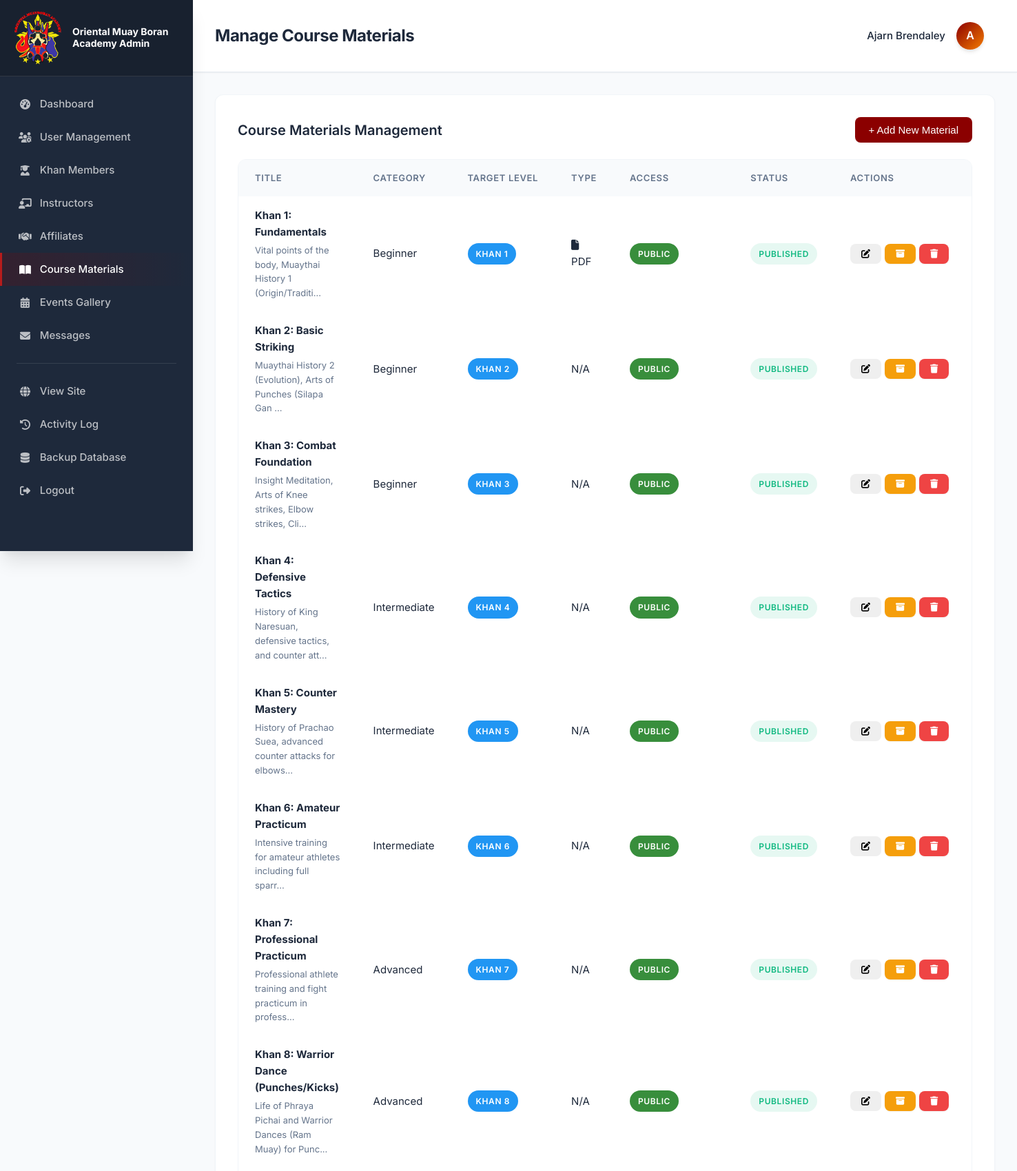
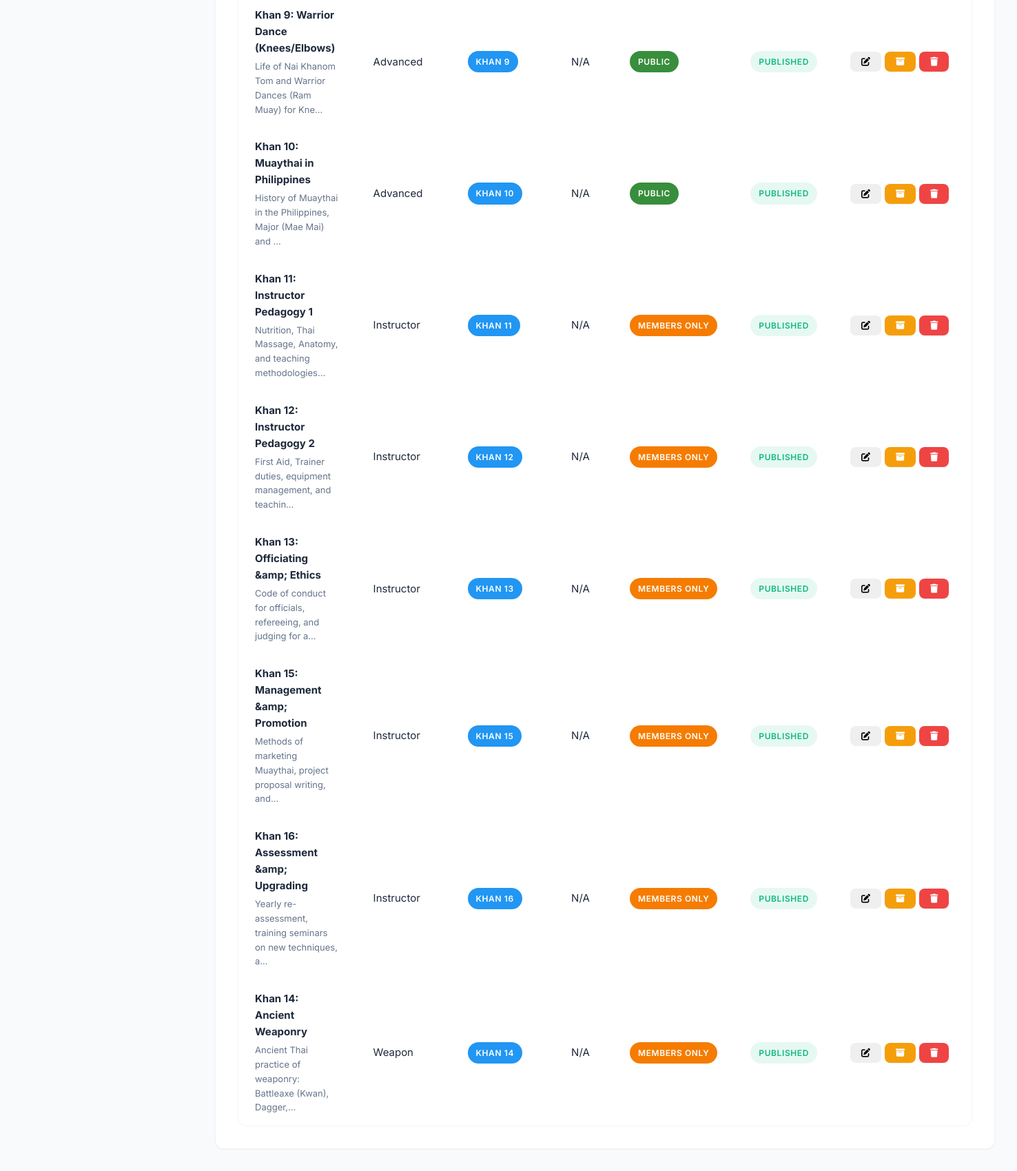
The page /admin/courses.php (signed in, upper part) on the database its author committed (2 pictures, top to bottom).
### tables this page shows
CREATE TABLE `course_materials` (
  `id` int(11) NOT NULL AUTO_INCREMENT,
  `title` varchar(255) NOT NULL,
  `description` text DEFAULT NULL,
  `category` enum('beginner','intermediate','advanced','instructor','weapon') NOT NULL,
  `khan_level_min` int(11) DEFAULT 1,
  `khan_level_max` int(11) DEFAULT 16,
  `file_path` varchar(500) DEFAULT NULL,
  `file_type` varchar(50) DEFAULT NULL,
  `video_url` varchar(500) DEFAULT NULL,
  `thumbnail_path` varchar(500) DEFAULT NULL,
  `duration_minutes` int(11) DEFAULT NULL,
  `display_order` int(11) DEFAULT 0,
  `is_public` tinyint(1) DEFAULT 0,
  `status` enum('draft','published','archived') DEFAULT 'published',
  `created_by` int(11) DEFAULT NULL,
  `created_at` timestamp NOT NULL DEFAULT current_timestamp(),
  `updated_at` timestamp NOT NULL DEFAULT current_timestamp() ON UPDATE current_timestamp(),
  PRIMARY KEY (`id`),
  KEY `created_by` (`created_by`),
  KEY `idx_category` (`category`),
  KEY `idx_khan_level` (`khan_level_min`,`khan_level_max`),
  KEY `idx_status` (`status`),
  CONSTRAINT `course_materials_ibfk_1` FOREIGN KEY (`created_by`) REFERENCES `users` (`id`) ON DELETE SET NULL
);

### admin/courses.php (the view, shortened to what this page needs)
<?php
$page_title = "Manage Course Materials";
$conn = getDbConnection();
$courses = $conn->query("SELECT * FROM course_materials ORDER BY category, display_order ASC");
include 'includes/admin_header.php';
?>
<div class="admin-section">
    <div class="section-header">
        <h2>Course Materials Management</h2>
        <button class="btn btn-primary" onclick="openModal()">+ Add New Material</button>
    </div>
    <div class="table-responsive">
        <table class="data-table">
            <thead>
                <tr>
                    <th>Title</th>
                    <th>Category</th>
                    <th>Target Level</th>
                    <th>Type</th>
                    <th>Access</th>
                    <th>Status</th>
                    <th width="200">Actions</th>
                </tr>
            </thead>
            <tbody>
                <?php while ($course = $courses->fetch_assoc()): ?>
                <tr style="<?php echo $course['status'] === 'archived' ? 'opacity:0.6; background:#f9f9f9;' : ''; ?>">
                    <td>
                        <strong><?php echo htmlspecialchars($course['title']); ?></strong><br>
                        <small><?php echo htmlspecialchars(substr($course['description'], 0, 60)); ?>...</small>
                    </td>
                    <td><?php echo ucfirst($course['category']); ?></td>
                    <td>
                        <?php if ($course['khan_level_min'] == $course['khan_level_max']): ?>
                            <span class="badge" style="background:#2196F3; color:white;">Khan <?php echo $course['khan_level_min']; ?></span>
                        <?php else: ?>
                            <span class="badge" style="background:#673AB7; color:white;">Khan <?php echo $course['khan_level_min']; ?> - <?php echo $course['khan_level_max']; ?></span>
                        <?php endif; ?>
                    </td>
                    <td>
                        <?php if (!empty($course['video_url'])): ?>
                            <i class="fas fa-video"></i> Link
                        <?php elseif (!empty($course['file_path'])): ?>
                            <i class="fas fa-file"></i> <?php echo strtoupper(pathinfo($course['file_path'], PATHINFO_EXTENSION)); ?>
                        <?php else: ?>
                            N/A
                        <?php endif; ?>
                    </td>
                    <td><span class="badge" style="background: <?php echo $course['is_public'] ? '#388e3c' : '#f57c00'; ?>; color: white;"><?php echo $course['is_public'] ? 'Public' : 'Members Only'; ?></span></td>
                    <td>
                        <span class="badge badge-<?php echo $course['status'] === 'published' ? 'active' : 'inactive'; ?>">
                            <?php echo ucfirst($course['status']); ?>
                        </span>
                    </td>
                    <td>
                        <div style="display: flex; gap: 5px;">
                            <button type="button" class="btn btn-sm btn-info"
                                    onclick='editCourse(<?php echo json_encode($course, JSON_HEX_APOS | JSON_HEX_QUOT); ?>)'>
                                <i class="fas fa-edit"></i>
                            </button>
                            <?php if($course['status'] !== 'archived'): ?>
                            <form method="POST" onsubmit="return confirm('Archive this course? It will be hidden from users.');">
                                <button type="submit" name="archive_course" class="btn btn-sm btn-warning" title="Archive">
                                    <i class="fas fa-archive"></i>
                                </button>
                            </form>
                            <?php endif; ?>
                            <form method="POST" onsubmit="return confirm('Permanently delete this course material?');">
                                <button type="submit" name="delete_course" class="btn btn-sm btn-danger" title="Delete">
                                    <i class="fas fa-trash"></i>
                                </button>
                            </form>
                        </div>
                    </td>
                </tr>
                <?php endwhile; ?>
            </tbody>
        </table>
    </div>
</div>
<?php include 'includes/admin_footer.php'; ?>

### admin/includes/admin_header.php (shortened to what this page needs)
<?php
$current_admin_page = basename($_SERVER['PHP_SELF'], '.php');
?>
<!DOCTYPE html>
<html lang="en">
<head>
    <link rel="stylesheet" href="https://cdnjs.cloudflare.com/ajax/libs/font-awesome/6.4.0/css/all.min.css">
    <link rel="stylesheet" href="<?php echo SITE_URL; ?>/admin/assets/css/admin_style.css">
</head>
<body class="admin-body">
    <div class="admin-wrapper">
        <aside class="admin-sidebar">
            <div class="sidebar-header" style="display: flex; align-items: center; padding: 15px;">
                <img src="../assets/images/oma.png" alt="OMA Logo"
                    style="width: 80px; height: auto; margin-right: 10px;">
                <span style="font-size: 14px; font-weight: bold; color: white; line-height: 1.2;">
                    Oriental Muay Boran Academy Admin
                </span>
            </div>
            <nav class="sidebar-nav">
                <a href="<?php echo SITE_URL; ?>/admin/index.php"
                    class="nav-item <?php echo $current_admin_page === 'index' ? 'active' : ''; ?>">
                    <i class="fas fa-tachometer-alt fa-fw"></i>
                    <span>Dashboard</span>
                </a>
                <a href="<?php echo SITE_URL; ?>/admin/manage_users_centralized.php"
                    class="nav-item <?php echo $current_admin_page === 'manage_users_centralized' ? 'active' : ''; ?>">
                    <i class="fas fa-users-cog fa-fw"></i>
                    <span>User Management</span>
                </a>
                <a href="<?php echo SITE_URL; ?>/admin/khan_members.php"
                    class="nav-item <?php echo $current_admin_page === 'khan_members' || $current_admin_page === 'member_training_history' ? 'active' : ''; ?>">
                    <i class="fas fa-user-graduate fa-fw"></i>
                    <span>Khan Members</span>
                </a>
                <a href="<?php echo SITE_URL; ?>/admin/instructors.php"
                    class="nav-item <?php echo $current_admin_page === 'instructors' ? 'active' : ''; ?>">
                    <i class="fas fa-chalkboard-teacher fa-fw"></i>
                    <span>Instructors</span>
                </a>
                <a href="<?php echo SITE_URL; ?>/admin/affiliates.php"
                    class="nav-item <?php echo $current_admin_page === 'affiliates' ? 'active' : ''; ?>">
                    <i class="fas fa-handshake fa-fw"></i>
                    <span>Affiliates</span>
                </a>
                <a href="<?php echo SITE_URL; ?>/admin/courses.php"
                    class="nav-item <?php echo $current_admin_page === 'courses' ? 'active' : ''; ?>">
                    <i class="fas fa-book-open fa-fw"></i>
                    <span>Course Materials</span>
                </a>
                <a href="<?php echo SITE_URL; ?>/admin/events.php"
                    class="nav-item <?php echo $current_admin_page === 'events' ? 'active' : ''; ?>">
                    <i class="fas fa-calendar-alt fa-fw"></i>
                    <span>Events Gallery</span>
                </a>
                <a href="<?php echo SITE_URL; ?>/admin/messages.php"
                    class="nav-item <?php echo $current_admin_page === 'messages' ? 'active' : ''; ?>">
                    <i class="fas fa-envelope fa-fw"></i>
                    <span>Messages</span>
                </a>
                <div class="nav-divider"></div>
                <a href="<?php echo SITE_URL; ?>/index.php" class="nav-item">
                    <i class="fas fa-globe fa-fw"></i>
                    <span>View Site</span>
                </a>
                <a href="<?php echo SITE_URL; ?>/admin/activity_log.php"
                    class="nav-item <?php echo $current_admin_page === 'activity_log' ? 'active' : ''; ?>">
                    <i class="fas fa-history fa-fw"></i>
                    <span>Activity Log</span>
                </a>
                <a href="<?php echo SITE_URL; ?>/admin/backup_database.php"
                    class="nav-item <?php echo $current_admin_page === 'backup_database' ? 'active' : ''; ?>">
                    <i class="fas fa-database fa-fw"></i>
                    <span>Backup Database</span>
                </a>
                <a href="<?php echo SITE_URL; ?>/pages/logout.php" class="nav-item">
                    <i class="fas fa-sign-out-alt fa-fw"></i>
                    <span>Logout</span>
                </a>
            </nav>
        </aside>
        <div class="admin-main">
            <header class="admin-header">
                <div class="header-left">
                    <h1><?php echo isset($page_title) ? htmlspecialchars($page_title) : 'Admin Panel'; ?></h1>
                </div>
                <div class="header-right">
                    <div class="user-menu">
                        <span><?php echo htmlspecialchars($_SESSION['user_name']); ?></span>
                        <div class="user-avatar">
                            <?php echo strtoupper(substr($_SESSION['user_name'], 0, 1)); ?>
                        </div>
                    </div>
                </div>
            </header>
            <div class="admin-content">

### admin/includes/admin_footer.php (shortened to what this page needs)
            </div>
        </div>
    </div>
</body>
</html>

### admin/includes/admin_header.php (style rules this page uses)
.sidebar-nav .nav-item { display: flex; align-items: center; gap: 12px; }

### rows shown on the page
course_materials: title "Khan 1: Fundamentals", description "Vital points of the body, Muaythai History 1 (Origin/Traditi", category "Beginner", khan_level_min "1", file_path "PDF", is_public "PUBLIC", status "PUBLISHED"
course_materials: title "Khan 2: Basic Striking", description "Muaythai History 2 (Evolution), Arts of Punches (Silapa Gan", category "Beginner", khan_level_min "2", video_url "N/A", is_public "PUBLIC", status "PUBLISHED"
course_materials: title "Khan 3: Combat Foundation", description "Insight Meditation, Arts of Knee strikes, Elbow strikes, Cli", category "Beginner", khan_level_min "3", video_url "N/A", is_public "PUBLIC", status "PUBLISHED"
course_materials: title "Khan 4: Defensive Tactics", description "History of King Naresuan, defensive tactics, and counter att", category "Intermediate", khan_level_min "4", video_url "N/A", is_public "PUBLIC", status "PUBLISHED"
course_materials: title "Khan 5: Counter Mastery", description "History of Prachao Suea, advanced counter attacks for elbows", category "Intermediate", khan_level_min "5", video_url "N/A", is_public "PUBLIC", status "PUBLISHED"
course_materials: title "Khan 6: Amateur Practicum", description "Intensive training for amateur athletes including full sparr", category "Intermediate", khan_level_min "6", video_url "N/A", is_public "PUBLIC", status "PUBLISHED"
course_materials: title "Khan 7: Professional Practicum", description "Professional athlete training and fight practicum in profess", category "Advanced", khan_level_min "7", video_url "N/A", is_public "PUBLIC", status "PUBLISHED"
course_materials: title "Khan 8: Warrior Dance (Punches/Kicks)", description "Life of Phraya Pichai and Warrior Dances (Ram Muay) for Punc", category "Advanced", khan_level_min "8", video_url "N/A", is_public "PUBLIC", status "PUBLISHED"
course_materials: title "Khan 9: Warrior Dance (Knees/Elbows)", description "Life of Nai Khanom Tom and Warrior Dances (Ram Muay) for Kne", category "Advanced", khan_level_min "9", video_url "N/A", is_public "PUBLIC", status "PUBLISHED"
course_materials: title "Khan 10: Muaythai in Philippines", description "History of Muaythai in the Philippines, Major (Mae Mai) and", category "Advanced", khan_level_min "10", video_url "N/A", is_public "PUBLIC", status "PUBLISHED"
course_materials: title "Khan 11: Instructor Pedagogy 1", description "Nutrition, Thai Massage, Anatomy, and teaching methodologies", category "Instructor", khan_level_min "11", video_url "N/A", is_public "MEMBERS ONLY", status "PUBLISHED"
course_materials: title "Khan 12: Instructor Pedagogy 2", description "First Aid, Trainer duties, equipment management, and teachin", category "Instructor", khan_level_min "12", video_url "N/A", is_public "MEMBERS ONLY", status "PUBLISHED"
course_materials: title "Khan 13: Officiating &amp; Ethics", description "Code of conduct for officials, refereeing, and judging for a", category "Instructor", khan_level_min "13", video_url "N/A", is_public "MEMBERS ONLY", status "PUBLISHED"
course_materials: title "Khan 15: Management &amp; Promotion", description "Methods of marketing Muaythai, project proposal writing, and", category "Instructor", khan_level_min "15", video_url "N/A", is_public "MEMBERS ONLY", status "PUBLISHED"
course_materials: title "Khan 16: Assessment &amp; Upgrading", description "Yearly re-assessment, training seminars on new techniques, a", category "Instructor", khan_level_min "16", video_url "N/A", is_public "MEMBERS ONLY", status "PUBLISHED"
course_materials: title "Khan 14: Ancient Weaponry", description "Ancient Thai practice of weaponry: Battleaxe (Kwan), Dagger,", category "Weapon", khan_level_min "14", video_url "N/A", is_public "MEMBERS ONLY", status "PUBLISHED"

### other values the page prints
$page_title "Manage Course Materials"
$_SESSION['user_name'] "Ajarn Brendaley"
substr($_SESSION['user_name'], 0, 1) "A"
